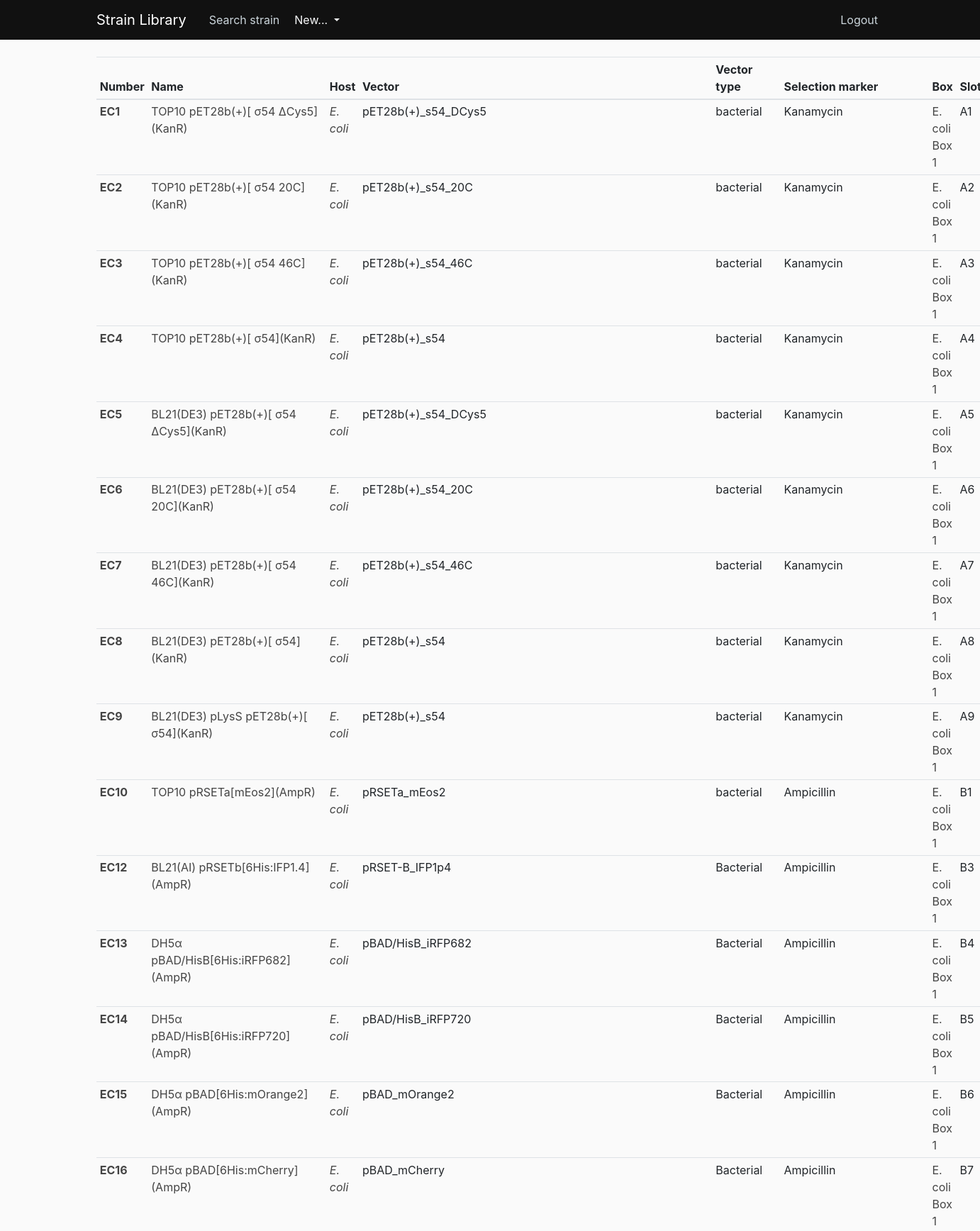
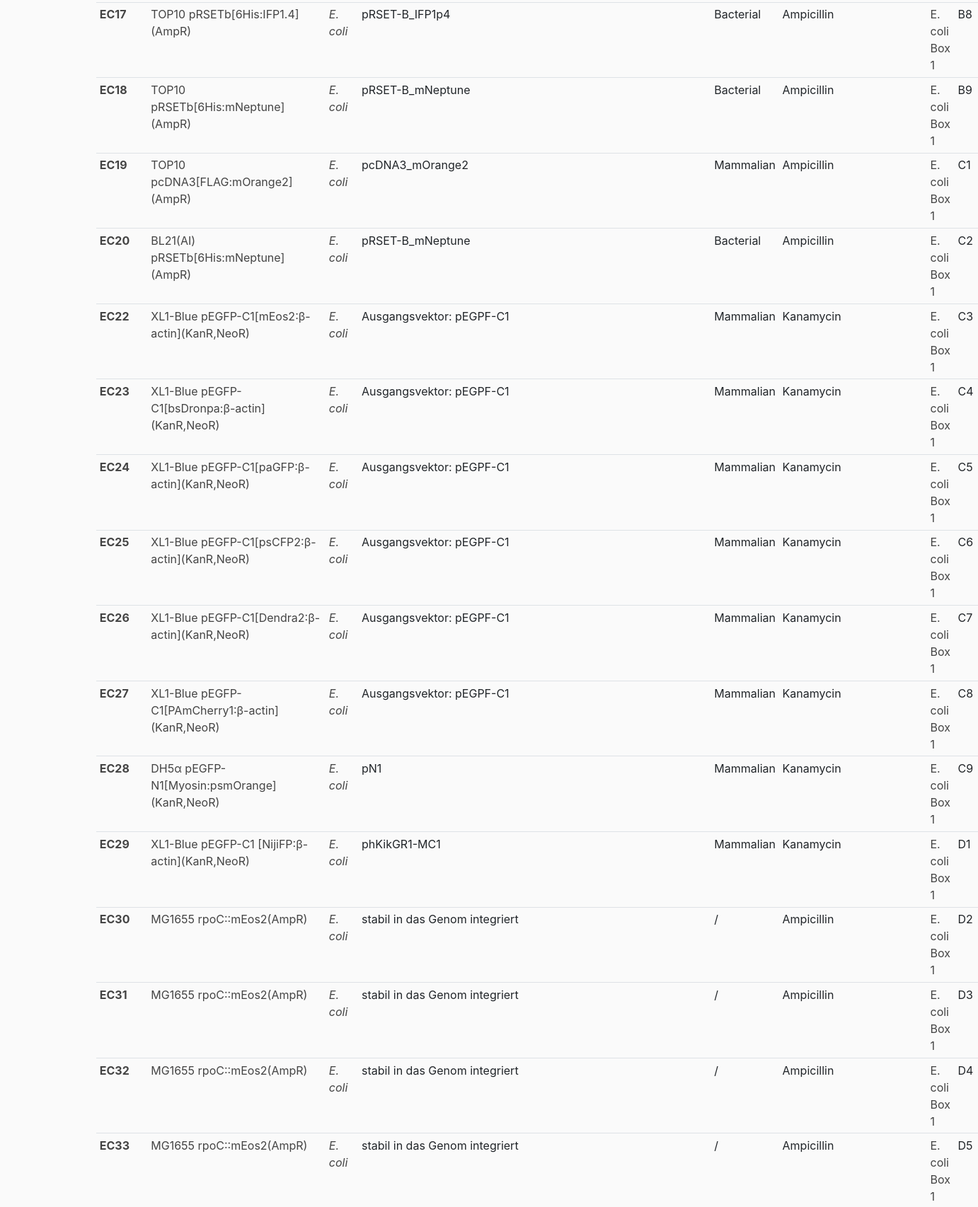
The page /results?host=E.+coli (signed in, upper part) on the database its author committed (2 pictures, top to bottom).
### strain_library/models.py (models this page shows, shortened)
class Strain(db.Model):
    __tablename__ = 'strain'
    id = db.Column(db.Integer, primary_key=True)
    number = db.Column(db.String, nullable=False, unique=True)
    name = db.Column(db.String, nullable=False)
    host = db.Column(db.String, nullable=False)
    vector = db.Column(db.String)
    vector_type = db.Column(db.String)
    selection_marker = db.Column(db.String)
    box = db.Column(db.String)
    slot = db.Column(db.String)
    date_of_creation = db.Column(db.Date)
    comments = db.Column(db.Text)
    user_id = db.Column(db.Integer, db.ForeignKey('user.id'), nullable=False)
    type = db.Column(db.String)
    __mapper_args__ = {
        'polymorphic_identity':'strain',
        'polymorphic_on':type
    }

class EcoliStrain(Strain):
    __tablename__ = 'ecolistrainlist'
    id = db.Column(db.Integer, db.ForeignKey('strain.id'), primary_key=True)
    __mapper_args__ = {
        'polymorphic_identity':'ecolistrainlist'
    }

class Strain(db.Model):
    __tablename__ = 'strain'
    id = db.Column(db.Integer, primary_key=True)
    number = db.Column(db.String, nullable=False, unique=True)
    name = db.Column(db.String, nullable=False)
    host = db.Column(db.String, nullable=False)
    vector = db.Column(db.String)
    vector_type = db.Column(db.String)
    selection_marker = db.Column(db.String)
    box = db.Column(db.String)
    slot = db.Column(db.String)
    date_of_creation = db.Column(db.Date)
    comments = db.Column(db.Text)
    user_id = db.Column(db.Integer, db.ForeignKey('user.id'), nullable=False)
    type = db.Column(db.String)
    __mapper_args__ = {
        'polymorphic_identity':'strain',
        'polymorphic_on':type
    }

### strain_library/routes.py (the view)
@app.route('/results')
@login_required
def results():
    host = request.args.get('host')
    box = request.args.get('box')
    if host:
        strains = Strain.query.filter_by(host=host).all()
        return render_template('results.html', strains=strains)
    if box:
        strains = Strain.query.filter_by(box=box).all()
        return render_template('results.html', strains=strains)
    strains = Strain.query.all()
    return render_template('results.html', strains=strains)

### strain_library/models.py (called while the page is built)
@login_manager.user_loader
def load_user(user_id):
    return User.query.get(int(user_id))

### strain_library/templates/results.html (shortened to what this page needs)
{% extends "layout.html" %}
{% block content %}
    <table class="table table-sm table-hover">
        <thead>
          <tr>
            <th scope="col">Number</th>
            <th scope="col">Name</th>
            <th scope="col">Host</th>
            <th scope="col">Vector</th>
            <th scope="col">Vector type</th>
            <th scope="col">Selection marker</th>
            <th scope="col">Box</th>
            <th scope="col">Slot</th>
          </tr>
        </thead>
        <tbody>
            {% for strain in strains %}
            <tr>
                <th scope="row" ><a class="article-title" href="{{ url_for('strain', strain_id=strain.id) }}">{{ strain.number }}</a></th>
                <td><a class="article-title" href="{{ url_for('strain', strain_id=strain.id) }}">{{ strain.name }}</a></td>
                <td><i><a class="article-title" href="{{ url_for('results', host=strain.host) }}">{{ strain.host }}</a></i></td>
                <td>{{ strain.vector }}</td>
                <td>{{ strain.vector_type }}</td>
                <td>{{ strain.selection_marker }}</td>
                <td><a class="article-title" href="{{ url_for('results', box=strain.box) }}">{{ strain.box }}</a></td>
                <td>{{ strain.slot }}</td>
            </tr>
            {% endfor %}
        </tbody>
      </table>
{% endblock content %}

### strain_library/static/main.css (style rules this page uses)
body { background: #fafafa; color: #333333; margin-top: 5rem; }
.article-title { color: #444444; }

### rows shown on the page
EcoliStrain: number "EC1", name "TOP10 pET28b(+)[ σ54 ΔCys5](KanR)", host "E. coli", vector "pET28b(+)_s54_DCys5", vector_type "bacterial", selection_marker "Kanamycin", box "E. coli Box 1", slot "A1"
EcoliStrain: number "EC2", name "TOP10 pET28b(+)[ σ54 20C](KanR)", host "E. coli", vector "pET28b(+)_s54_20C", vector_type "bacterial", selection_marker "Kanamycin", box "E. coli Box 1", slot "A2"
EcoliStrain: number "EC3", name "TOP10 pET28b(+)[ σ54 46C](KanR)", host "E. coli", vector "pET28b(+)_s54_46C", vector_type "bacterial", selection_marker "Kanamycin", box "E. coli Box 1", slot "A3"
EcoliStrain: number "EC4", name "TOP10 pET28b(+)[ σ54](KanR)", host "E. coli", vector "pET28b(+)_s54", vector_type "bacterial", selection_marker "Kanamycin", box "E. coli Box 1", slot "A4"
EcoliStrain: number "EC5", name "BL21(DE3) pET28b(+)[ σ54 ΔCys5](KanR)", host "E. coli", vector "pET28b(+)_s54_DCys5", vector_type "bacterial", selection_marker "Kanamycin", box "E. coli Box 1", slot "A5"
EcoliStrain: number "EC6", name "BL21(DE3) pET28b(+)[ σ54 20C](KanR)", host "E. coli", vector "pET28b(+)_s54_20C", vector_type "bacterial", selection_marker "Kanamycin", box "E. coli Box 1", slot "A6"
EcoliStrain: number "EC7", name "BL21(DE3) pET28b(+)[ σ54 46C](KanR)", host "E. coli", vector "pET28b(+)_s54_46C", vector_type "bacterial", selection_marker "Kanamycin", box "E. coli Box 1", slot "A7"
EcoliStrain: number "EC8", name "BL21(DE3) pET28b(+)[ σ54](KanR)", host "E. coli", vector "pET28b(+)_s54", vector_type "bacterial", selection_marker "Kanamycin", box "E. coli Box 1", slot "A8"
EcoliStrain: number "EC9", name "BL21(DE3) pLysS pET28b(+)[ σ54](KanR)", host "E. coli", vector "pET28b(+)_s54", vector_type "bacterial", selection_marker "Kanamycin", box "E. coli Box 1", slot "A9"
EcoliStrain: number "EC10", name "TOP10 pRSETa[mEos2](AmpR)", host "E. coli", vector "pRSETa_mEos2", vector_type "bacterial", selection_marker "Ampicillin", box "E. coli Box 1", slot "B1"
EcoliStrain: number "EC12", name "BL21(AI) pRSETb[6His:IFP1.4](AmpR)", host "E. coli", vector "pRSET-B_IFP1p4", vector_type "Bacterial", selection_marker "Ampicillin", box "E. coli Box 1", slot "B3"
EcoliStrain: number "EC13", name "DH5α pBAD/HisB[6His:iRFP682](AmpR)", host "E. coli", vector "pBAD/HisB_iRFP682", vector_type "Bacterial", selection_marker "Ampicillin", box "E. coli Box 1", slot "B4"
EcoliStrain: number "EC14", name "DH5α pBAD/HisB[6His:iRFP720](AmpR)", host "E. coli", vector "pBAD/HisB_iRFP720", vector_type "Bacterial", selection_marker "Ampicillin", box "E. coli Box 1", slot "B5"
EcoliStrain: number "EC15", name "DH5α pBAD[6His:mOrange2](AmpR)", host "E. coli", vector "pBAD_mOrange2", vector_type "Bacterial", selection_marker "Ampicillin", box "E. coli Box 1", slot "B6"
EcoliStrain: number "EC16", name "DH5α pBAD[6His:mCherry](AmpR)", host "E. coli", vector "pBAD_mCherry", vector_type "Bacterial", selection_marker "Ampicillin", box "E. coli Box 1", slot "B7"
EcoliStrain: number "EC17", name "TOP10 pRSETb[6His:IFP1.4](AmpR)", host "E. coli", vector "pRSET-B_IFP1p4", vector_type "Bacterial", selection_marker "Ampicillin", box "E. coli Box 1", slot "B8"
EcoliStrain: number "EC18", name "TOP10 pRSETb[6His:mNeptune](AmpR)", host "E. coli", vector "pRSET-B_mNeptune", vector_type "Bacterial", selection_marker "Ampicillin", box "E. coli Box 1", slot "B9"
EcoliStrain: number "EC19", name "TOP10 pcDNA3[FLAG:mOrange2](AmpR)", host "E. coli", vector "pcDNA3_mOrange2", vector_type "Mammalian", selection_marker "Ampicillin", box "E. coli Box 1", slot "C1"
EcoliStrain: number "EC20", name "BL21(AI) pRSETb[6His:mNeptune](AmpR)", host "E. coli", vector "pRSET-B_mNeptune", vector_type "Bacterial", selection_marker "Ampicillin", box "E. coli Box 1", slot "C2"
EcoliStrain: number "EC22", name "XL1-Blue pEGFP-C1[mEos2:β-actin](KanR,NeoR)", host "E. coli", vector "Ausgangsvektor: pEGPF-C1", vector_type "Mammalian", selection_marker "Kanamycin", box "E. coli Box 1", slot "C3"
EcoliStrain: number "EC23", name "XL1-Blue pEGFP-C1[bsDronpa:β-actin](KanR,NeoR)", host "E. coli", vector "Ausgangsvektor: pEGPF-C1", vector_type "Mammalian", selection_marker "Kanamycin", box "E. coli Box 1", slot "C4"
EcoliStrain: number "EC24", name "XL1-Blue pEGFP-C1[paGFP:β-actin](KanR,NeoR)", host "E. coli", vector "Ausgangsvektor: pEGPF-C1", vector_type "Mammalian", selection_marker "Kanamycin", box "E. coli Box 1", slot "C5"
EcoliStrain: number "EC25", name "XL1-Blue pEGFP-C1[psCFP2:β-actin](KanR,NeoR)", host "E. coli", vector "Ausgangsvektor: pEGPF-C1", vector_type "Mammalian", selection_marker "Kanamycin", box "E. coli Box 1", slot "C6"
EcoliStrain: number "EC26", name "XL1-Blue pEGFP-C1[Dendra2:β-actin](KanR,NeoR)", host "E. coli", vector "Ausgangsvektor: pEGPF-C1", vector_type "Mammalian", selection_marker "Kanamycin", box "E. coli Box 1", slot "C7"
EcoliStrain: number "EC27", name "XL1-Blue pEGFP-C1[PAmCherry1:β-actin](KanR,NeoR)", host "E. coli", vector "Ausgangsvektor: pEGPF-C1", vector_type "Mammalian", selection_marker "Kanamycin", box "E. coli Box 1", slot "C8"
EcoliStrain: number "EC28", name "DH5α pEGFP-N1[Myosin:psmOrange](KanR,NeoR)", host "E. coli", vector "pN1", vector_type "Mammalian", selection_marker "Kanamycin", box "E. coli Box 1", slot "C9"
EcoliStrain: number "EC29", name "XL1-Blue pEGFP-C1 [NijiFP:β-actin](KanR,NeoR)", host "E. coli", vector "phKikGR1-MC1", vector_type "Mammalian", selection_marker "Kanamycin", box "E. coli Box 1", slot "D1"
EcoliStrain: number "EC30", name "MG1655 rpoC::mEos2(AmpR)", host "E. coli", vector "stabil in das Genom integriert", vector_type "/", selection_marker "Ampicillin", box "E. coli Box 1", slot "D2"
EcoliStrain: number "EC31", name "MG1655 rpoC::mEos2(AmpR)", host "E. coli", vector "stabil in das Genom integriert", vector_type "/", selection_marker "Ampicillin", box "E. coli Box 1", slot "D3"
EcoliStrain: number "EC32", name "MG1655 rpoC::mEos2(AmpR)", host "E. coli", vector "stabil in das Genom integriert", vector_type "/", selection_marker "Ampicillin", box "E. coli Box 1", slot "D4"
EcoliStrain: number "EC33", name "MG1655 rpoC::mEos2(AmpR)", host "E. coli", vector "stabil in das Genom integriert", vector_type "/", selection_marker "Ampicillin", box "E. coli Box 1", slot "D5"
